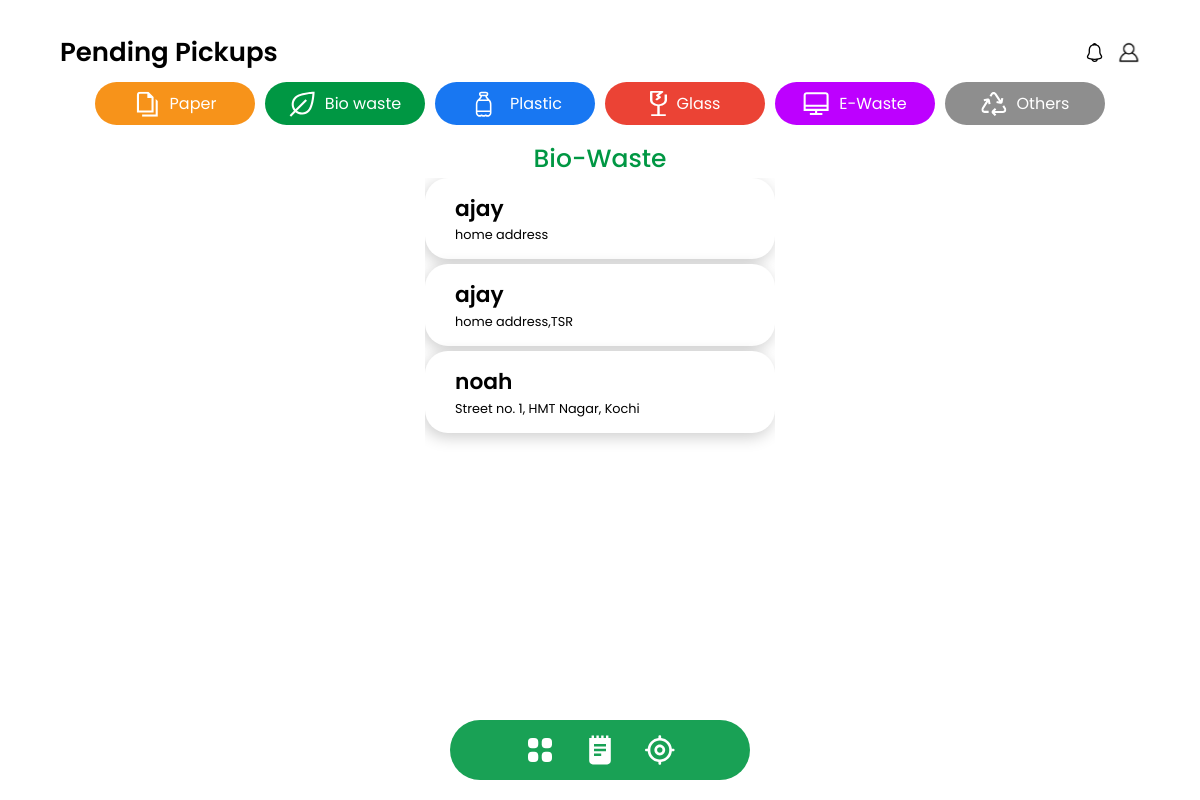
/biowaste_pickup/ (signed in), run on the app's committed database.
### wrap/models.py (models this page shows)
class Booking(models.Model):
    book_id=  models.AutoField(primary_key=True)
    email = models.EmailField()
    uid = models.IntegerField()
    name = models.CharField(max_length=20,default='null')
    wastetype = models.CharField(max_length=20)
    date = models.DateField(settings.DATE_FORMAT)
    booking_address_title = models.CharField(max_length=20,default='null')
    booking_address = models.CharField(max_length=100,default='null')
    booking_status = models.CharField(max_length=20)
    booking_latitude = models.FloatField(default='0.0')
    booking_longitude = models.FloatField(default='0.0')
    def __str__(self):
        return self.email

### wrap/views.py (the view, shortened to what this page needs)
# urls.py: path('biowaste_pickup/',biowaste_pickup,name='biowaste_pickup'),
def biowaste_pickup(request):
    if 'uname' in request.session:
        data = {'name':request.session.get('uname')}
        books = Booking.objects.all()
        booking_data=[]
        for book in books:
            if book.wastetype=='Bio waste':
                print(book)
                booking_data.append({'name': book.name, 'email': book.email, 'uid': book.uid,'wastetype':book.wastetype,'date':str(book.date),'date1':str(book.date)[8:10],'booking_status':book.booking_status,'address':book.booking_address,'book_id':book.book_id})
        return render(request,'employee/biowaste-pickup.html',{'booking':booking_data})
    else:
        data = {'status':'You need to login first'}
        return render(request,'sigin.html',context=data)

### wrap/templates/employee/biowaste-pickup.html (shortened to what this page needs)
{% extends 'employee/pending-pickups.html' %}  {% block employeetitle %}Bio-Waste{% endblock %}
{% block employeecontent %}
<div class="user-content-wrapper">
  {% for book in booking %}
  <button onclick="openPopup('{{book.book_id}}')">
  <div class="user-content">
    <h1>{{book.name}}</h1>
    <p>{{book.address}}</p>
  </div></button>
  {% endfor %}
</div>
{% endblock %}

### wrap/static/css/base.css (style rules this page uses)
* { margin: 0px; font-family: "Poppins"; padding: 0; }
body { display: flex; flex-direction: column; place-items: center; height: 100vh; width: 100vw; position: fixed; }

### wrap/templates/employee/pending-pickups.html (style rules this page uses)
.user-content-wrapper { overflow: scroll; overflow-x: hidden; height: 35rem; display: flex; flex-direction: column; gap: 5px; }
.user-content { background: #ffffff; box-shadow: -2px 4px 16px rgba(0, 0, 0, 0.2); border-radius: 22.8822px; padding: 15px 30px; width: 350px; height: fit-content; display: flex; flex-direction: column; align-items:start; }
.user-content>h1 { font-weight: 600; font-size: 21.7801px; }
.user-content>p { font-weight: 400; font-size: 12.8414px; }

### data on the page
Booking: name "ajay", address "home address"
Booking: name "ajay", address "home address,TSR"
Booking: name "noah", address "Street no. 1, HMT Nagar, Kochi"
